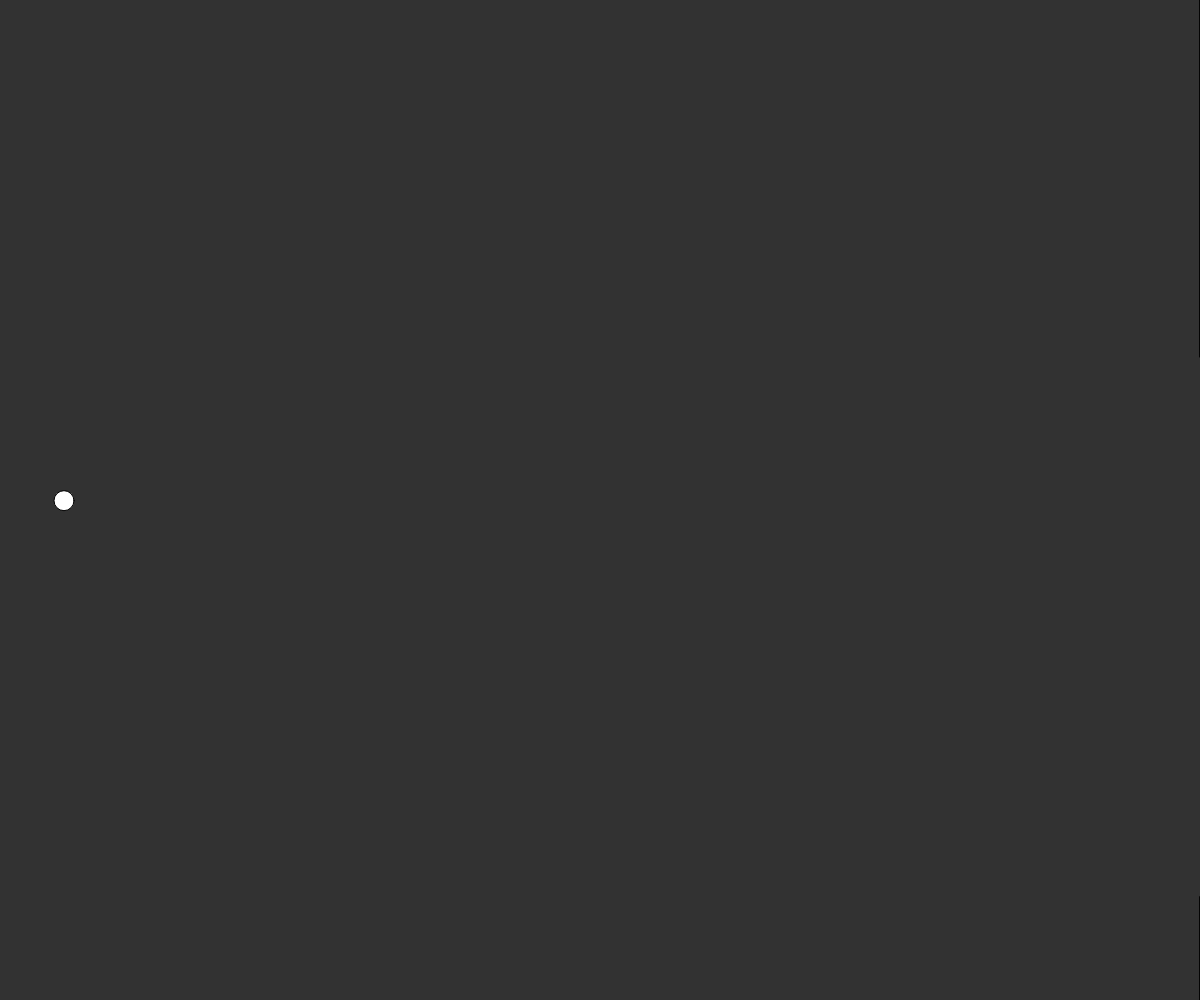
Frame 1 (no input)
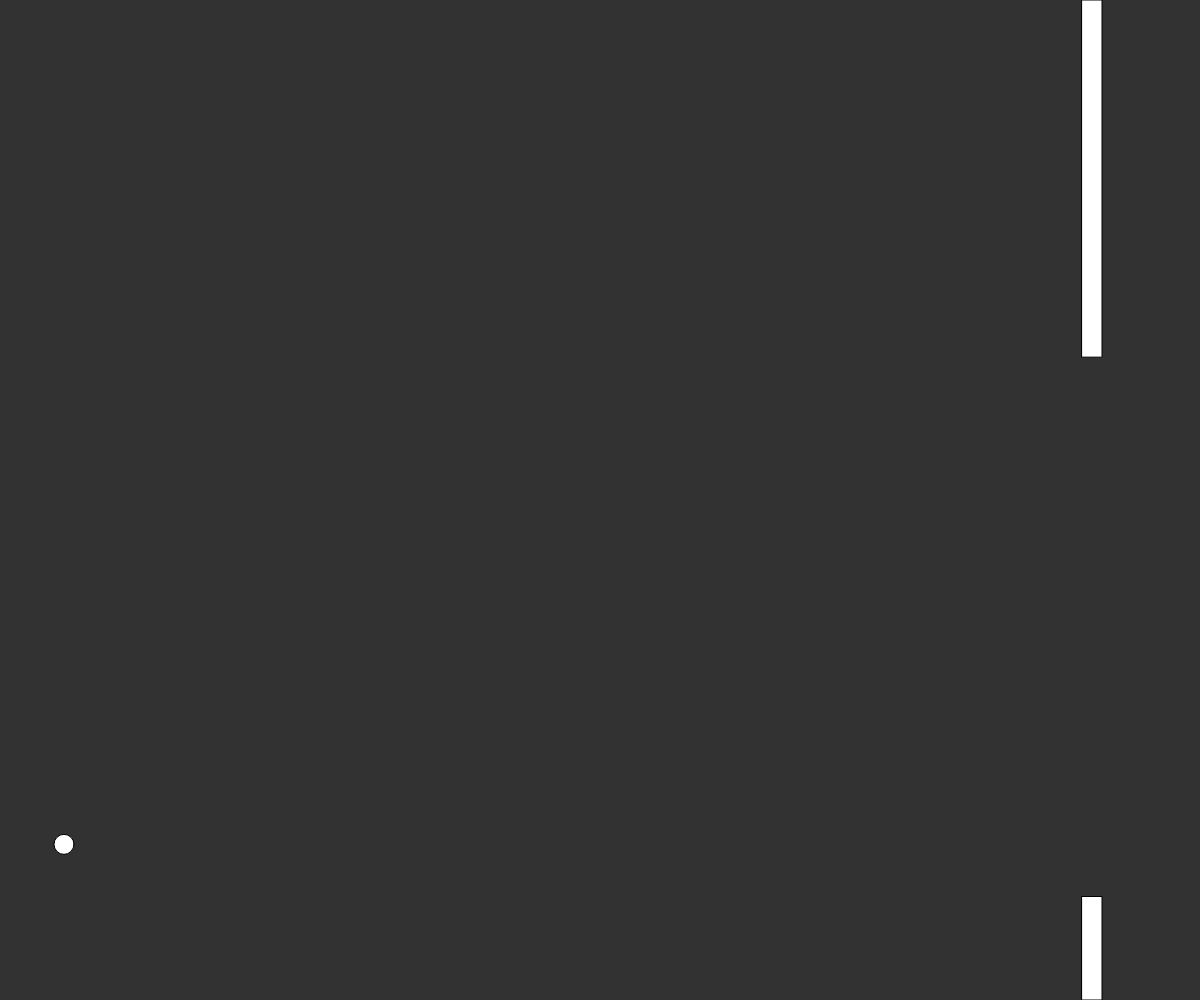
Frame 60 (no input)
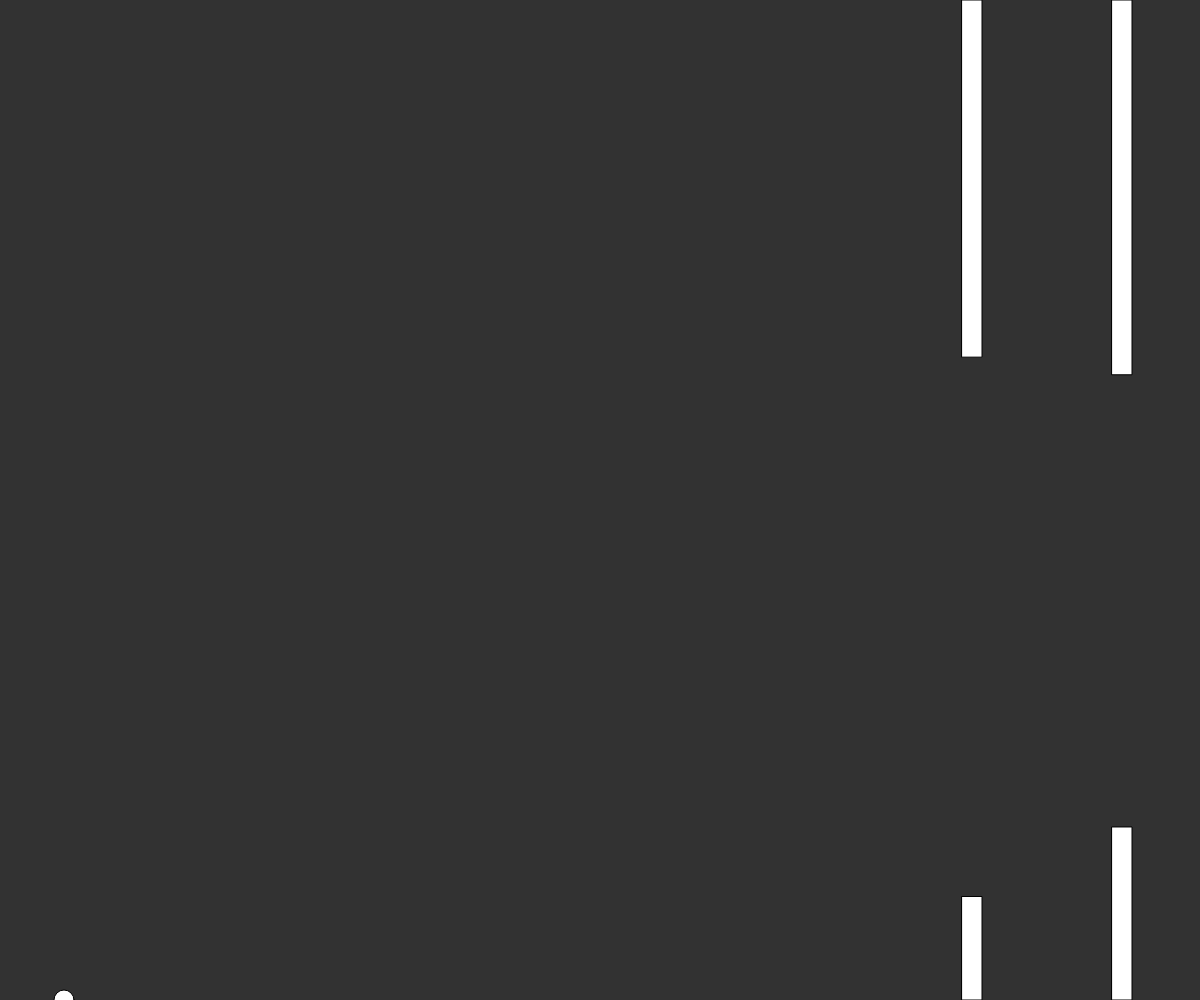
Frame 120 (the mouse pressed at the canvas centre since frame 60)

The p5.js sketch that drew these frames (run headless with seeded random() and noise() and a simulated clock; from frame 60 on, the mouse is pressed at the canvas centre):

// p5.js sketch
// ── sketch.js
var Bird;
var pipes  =  [];
function setup() {
  createCanvas(windowWidth, windowHeight);
  Bird=new Bird();
  pipes.push(new pipe());
}

function draw() {
  background(50);
  Bird.Update();
  Bird.Show();
  
  for(var i=pipes.length-1;  i>=0;  i--){
    pipes[i].show();
    pipes[i].update();
    
    if(pipes[i].hits(Bird)){
      clear();
      noLoop();
    }
    
    if(pipes[i].offScreen()){
      pipes.splice(i,1);
    }
  }
  
  if(frameCount  %  75  ==  0){
    pipes.push(new pipe());
  }
}

function keyPressed(){
  if(key  ==  ' '){
   Bird.Up();
  }
}
function mousePressed(){
   Bird.Up();
}
// ── bird.js
function Bird(){
  this.y  =  height/2;
  this.x  =  64;
  this.BirdSize = 20
  this.Gravity  =  0.75;
  this.Lift  =  -15;
  this.Velocity  =  0;
  
  this.Show  =  function(){
    fill(255);
    ellipse(this.x,this.y,this.BirdSize);
  }
  
  this.Update  =  function(){
    this.Velocity  +=  this.Gravity;
    this.Velocity  *=  0.9;
    this.y  +=  this.Velocity;
    
    if(this.y  >  height){
      this.y  =  height;
      this.Velocity  =  0;
    }
    
    if(this.y  <  0){
      this.y  =  0;
      this.Velocity  =  0;
    }
    
    this.Up  =  function(){
      this.Velocity  +=  this.Lift;
    }
  }
}
// ── pipe.js
function pipe(){
  
  this.top  =  random(height/2);
  this.bottom  =  random(height/2);
  this.x  =  width;
  this.w  =  20;
  this.speed  =  2;
  this.hitHighlight  =  false;
  
  this.show  =  function(){
    fill(255);
    if(this.hitHighlight  ==  true){
    fill(255,0,0);
      
    }
    rect(this.x,0,this.w,this.top);
    rect(this.x,height-this.bottom,this.w,this.bottom);
  }
  
  this.update  =  function(){
    this.x  -=  this.speed;
  }  
  
  this.hits  =  function(bird){
    if(bird.y - bird.BirdSize/2  <  this.top  ||  bird.y  + bird.BirdSize/2  >  height  -  this.bottom){
      if(bird.x  >  this.x  && bird.x  <  this.x  +this.w){
  this.hitHighlight  =  true;
        
      return true;
        }
    }
    return false;
  }
  
  this.offScreen  =  function(){
    if(this.x<-this.w){
      return true;
    }
    else{
      return false;
    }
  }
}
